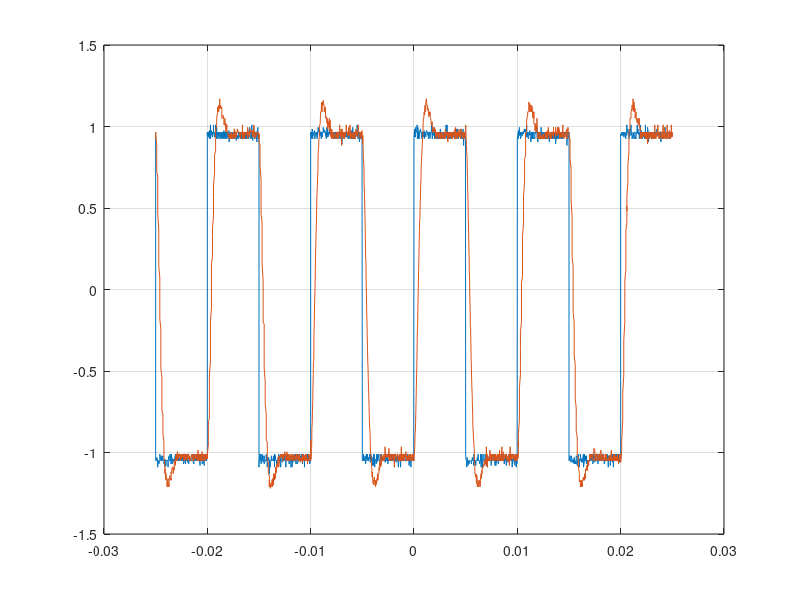

The MATLAB script that drew this image: (Note: this script raises an error after producing the figure.)
clear all; 
close all;
clc
A=dlmread('scope_3_modified.csv');
x = A(:,1);
y = A(:,2);
plot(x,y)
grid on
hold on

A=dlmread('scope_3_modified.csv');
x = A(:,1);
y = A(:,3);
y=y;
plot(x,y)
grid on
hold on



C1 = .0000001; %10^-6
C2 = .0000001; %10^-6
% G = [1, 0, 0, 0, 0;
%     1/R1, 1/R1-1/R2-1/R3, 1/R3, 0, 0;
%      0, 1/R2, -1/R3, 0, 0;
%      0, 0, 1/R4+1/R5, -1/R4, 0;
%      0, 0, 1, 0, -1];
M = [0, 0, 0, 0, 0;
    0, -C1, 0, 0, C1;
    0, 0, -C2, 0, 0;
    0, 0, 0, 0, 0;
    0, 0, 0, 0, 0];
b =[1;
    0;
    0;
    0;
    0];
options=odeset('Mass',M,'RelTol', (.000000001));
x0=[0 ;0 ;0 ;0 ; 0];
[t,x]=ode23t(@transient2, [0 .008], x0, options);
plot(t,x)
hold off
function F=transient2(t,x)
% This function provides the right-hand side of the % differential equation for the Matlab solver.
F=[0;0;0;0;0];
R1=5000; 
R2=5000; 
R3=4000;
R4 = 1000;
R5 = 1000;
% Vector F is initialized.
% These are the resistor values for our circuit. If you want
% to perform a simulation with different R1, R2 and R3, all you 
% need to do is change this line.
if (t>=0)&&(t<=1e-6) 
    h=1e6*t;
else
    h=1;
end
% h(t) represents an approximation of the step function,
% with a rise time of 1 microsecond.
F(1)=x(1)-h;
F(2)=-(1/R1)*x(1)+(1/R1+1/R2+1/R3)*x(2)-(1/R3)*x(3);
F(3)=-(1/R3)*x(2)+(1/R3)*x(3);
F(4)=(1/R4+1/R5)*x(4)+(-1/R4)*x(5);
F(5)=x(3)-x(4);
% This is the right-hand side of the DAE. It is written in terms of R1, R2 % and R3, so that you don't need to rewrite the code every time your % element values change.
end
